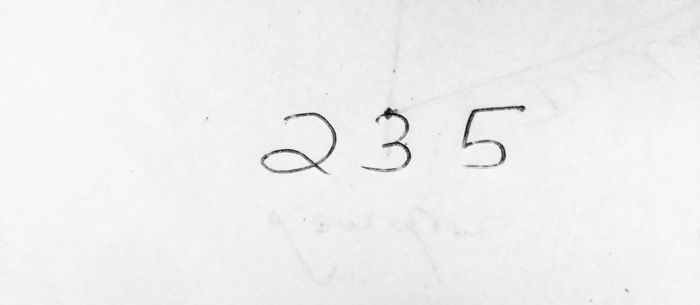
#> input picture predict.jpg, 700 x 305 px
$ jupyter execute --allow-errors Untitled3.ipynb
#> lines starting #> are read from the running program, lines starting #| are printed output that depends on the picture; after the words box and inside, x2 and y2 are one past the last pixel; in counts of white or black regions, pixels touching at a corner belong together
[cell 1]
import cv2
import numpy as np
from keras.datasets import mnist
from keras.layers import Dense, Flatten, MaxPooling2D, Dropout
from keras.layers.convolutional import Conv2D
from keras.models import Sequential
from keras.utils import to_categorical
import matplotlib.pyplot as plt

#> (a cell that did not finish here is left out)

#> (a cell that did not finish here is left out)

#> (a cell that did not finish here is left out)

#> (a cell that did not finish here is left out)

#> (a cell that did not finish here is left out)

#> (a cell that did not finish here is left out)

[cell 8]
image = cv2.imread('./predict.jpg')
#> image is the input picture: shape (305, 700, 3); min 0, max 255, mean 239
grey = cv2.cvtColor(image.copy(), cv2.COLOR_BGR2GRAY)

ret, thresh = cv2.threshold(grey.copy(), 220, 255, cv2.THRESH_BINARY_INV)
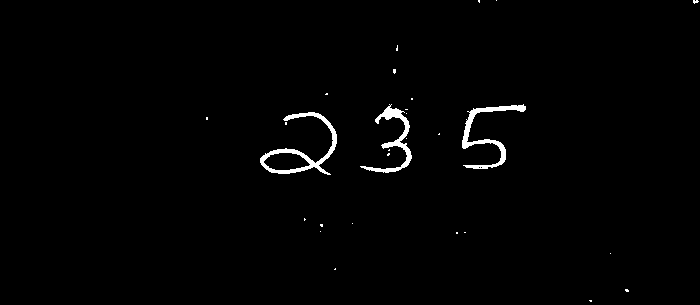
#> thresh: shape (305, 700); 1.2% white; 28 white regions (25 under 20 px)
contours, _ = cv2.findContours(thresh.copy(), cv2.RETR_EXTERNAL, cv2.CHAIN_APPROX_SIMPLE)
#> contours = 28 contours, 25 with area under 20; largest, box (x1, y1, x2, y2) and area: (260, 112, 337, 175) 1351, (462, 104, 526, 169) 644, (360, 104, 412, 173) 589

preprocessed_digits = []

for c in contours:
    x,y,w,h = cv2.boundingRect(c)

    # Creating a rectangle around the digit in the original image (for displaying the digits fetched via contours)
    cv2.rectangle(image, (x,y), (x+w, y+h), color=(0, 255, 0), thickness=1)

    # Cropping out the digit from the image corresponding to the current contours in the for loop
    digit = thresh[y:y+h, x:x+w]

    # Resizing that digit to (18, 18)
    resized_digit = cv2.resize(digit, (18,18))

    # Padding the digit with 5 pixels of black color (zeros) in each side to finally produce the image of (28, 28)
    padded_digit = np.pad(resized_digit, ((5,5),(5,5)), "constant", constant_values=0)

    # Adding the preprocessed digit to the list of preprocessed digits
    preprocessed_digits.append(padded_digit)
#> this loop made 28 passes
#> (c, x, y, w, h, digit) on passes 1, 3, 5, 6, 10, 12: ([[589, 300], [590, 301], [591, 301], [591, 300]], 589, 300, 3, 2, [[255, 255, 255], [0, 255, 255]]), ([[335, 268], [334, 269], [335, 269]], 334, 268, 2, 2, [[0, 255], [255, 255]]), ([[464, 232], [465, 232]], 464, 232, 2, 1, [[255, 255]]), ([[456, 232], [456, 233], [457, 233], [457, 232]], 456, 232, 2, 2, [[255, 255], [255, 255]]), ([[304, 218], [304, 220], [305, 219]], 304, 218, 2, 3, [[255, 0], [255, 255], [255, 0]]), ([[389, 149], [388, 150], [389, 150]], 388, 149, 2, 2, [[0, 255], [255, 255]])
#> (x, y, w, h, digit) on passes 4, 7, 8, 9, 11, 13: (610, 253, 1, 1, [255]), (320, 231, 1, 1, [255]), (320, 224, 3, 3, [[255, 255, 255], [255, 255, 255], [0, 255, 255]]), (352, 223, 1, 1, [255]), (387, 153, 3, 3, [[0, 255, 255], [255, 255, 255], [255, 255, 0]]), (406, 138, 1, 1, [255])
#> pass 1, `padded_digit = np.pad(resized_digit, ((5,5),(5,5)), "constant", consta..`:
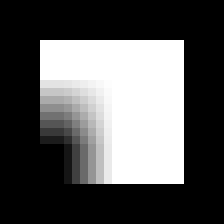
#> padded_digit: shape (28, 28) (shown 8 times larger); min 0, max 255, mean 87.8
#> pass 2, `padded_digit = np.pad(resized_digit, ((5,5),(5,5)), "constant", consta..`:
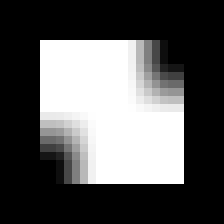
#> padded_digit: shape (28, 28) (shown 8 times larger); min 0, max 255, mean 87.8
#> pass 3, `padded_digit = np.pad(resized_digit, ((5,5),(5,5)), "constant", consta..`:
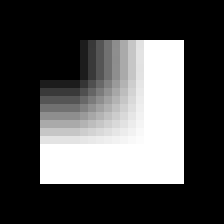
#> padded_digit: shape (28, 28) (shown 8 times larger); min 0, max 255, mean 79
#> after the loop:
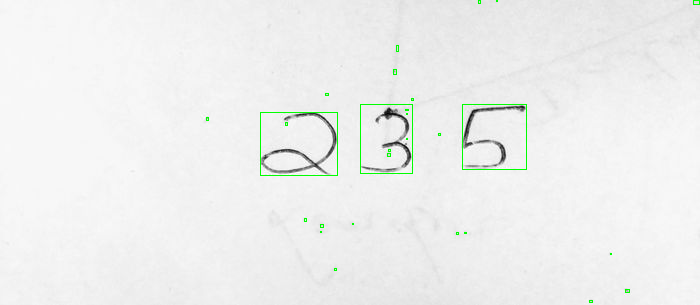
#> image: shape (305, 700, 3); 0.47% of pixels changed, all inside (x1, y1, x2, y2) = (206, 0, 700, 303)
#> after the loop, preprocessed_digits = 28 items

print("\n\n\n----------------Contoured Image--------------------")
plt.imshow(image, cmap="gray")
plt.show()

inp = np.array(preprocessed_digits)
